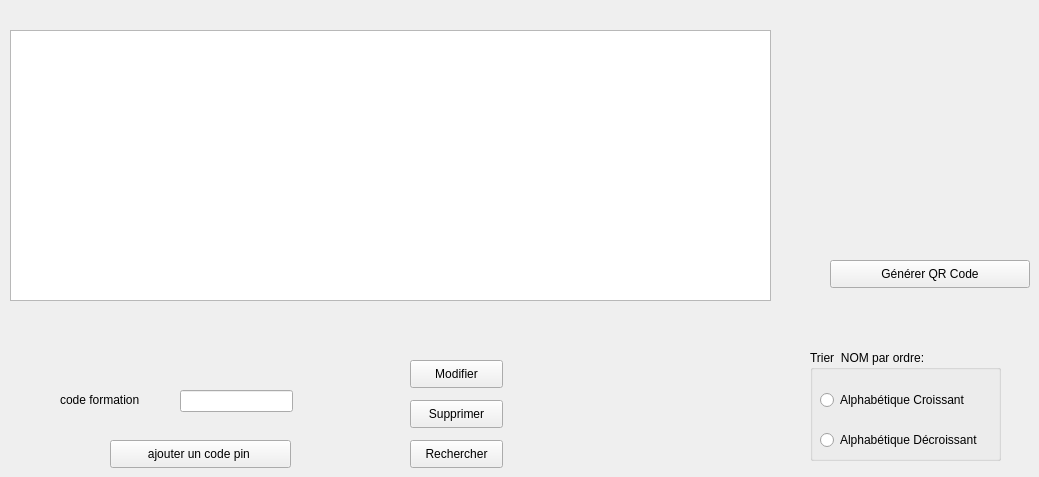
        <widget class="QWidget" name="tab_4">
         <attribute name="title">
          <string>Afficher formation</string>
         </attribute>
         <widget class="QTableView" name="tab_for">
          <property name="geometry">
           <rect>
            <x>10</x>
            <y>30</y>
            <width>761</width>
            <height>271</height>
           </rect>
          </property>
         </widget>
         <widget class="QLabel" name="label_18">
          <property name="geometry">
           <rect>
            <x>60</x>
            <y>390</y>
            <width>111</width>
            <height>20</height>
           </rect>
          </property>
          <property name="text">
           <string>code formation</string>
          </property>
         </widget>
         <widget class="QLineEdit" name="code_supp">
          <property name="geometry">
           <rect>
            <x>180</x>
            <y>390</y>
            <width>113</width>
            <height>22</height>
           </rect>
          </property>
         </widget>
         <widget class="QPushButton" name="supp">
          <property name="geometry">
           <rect>
            <x>410</x>
            <y>400</y>
            <width>93</width>
            <height>28</height>
           </rect>
          </property>
          <property name="text">
           <string>Supprimer</string>
          </property>
         </widget>
         <widget class="QPushButton" name="Mod_4">
          <property name="geometry">
           <rect>
            <x>410</x>
            <y>360</y>
            <width>93</width>
            <height>28</height>
           </rect>
          </property>
          <property name="text">
           <string>Modifier</string>
          </property>
         </widget>
         <widget class="QPushButton" name="rechercher_button">
          <property name="geometry">
           <rect>
            <x>410</x>
            <y>440</y>
            <width>93</width>
            <height>28</height>
           </rect>
          </property>
          <property name="text">
           <string>Rechercher</string>
          </property>
         </widget>
         <widget class="QPushButton" name="qrcodegen">
          <property name="geometry">
           <rect>
            <x>830</x>
            <y>260</y>
            <width>200</width>
            <height>28</height>
           </rect>
          </property>
          <property name="styleSheet">
           <string notr="true"/>
          </property>
          <property name="text">
           <string>Générer QR Code</string>
          </property>
         </widget>
         <widget class="QLabel" name="qrcodecommande">
          <property name="enabled">
           <bool>true</bool>
          </property>
          <property name="geometry">
           <rect>
            <x>830</x>
            <y>60</y>
            <width>200</width>
            <height>200</height>
           </rect>
          </property>
          <property name="sizePolicy">
           <sizepolicy hsizetype="Fixed" vsizetype="Fixed">
            <horstretch>0</horstretch>
            <verstretch>0</verstretch>
           </sizepolicy>
          </property>
          <property name="minimumSize">
           <size>
            <width>200</width>
            <height>200</height>
           </size>
          </property>
          <property name="maximumSize">
           <size>
            <width>200</width>
            <height>200</height>
           </size>
          </property>
          <property name="text">
           <string/>
          </property>
         </widget>
         <widget class="QGroupBox" name="groupBox">
          <property name="geometry">
           <rect>
            <x>810</x>
            <y>350</y>
            <width>191</width>
            <height>111</height>
           </rect>
          </property>
          <property name="title">
           <string>Trier  NOM par ordre:</string>
          </property>
          <widget class="QRadioButton" name="radioButton_croissant">
           <property name="geometry">
            <rect>
             <x>10</x>
             <y>40</y>
             <width>161</width>
             <height>20</height>
            </rect>
           </property>
           <property name="text">
            <string>Alphabétique Croissant</string>
           </property>
          </widget>
          <widget class="QRadioButton" name="radioButton_dcroissant">
           <property name="geometry">
            <rect>
             <x>10</x>
             <y>80</y>
             <width>171</width>
             <height>20</height>
            </rect>
           </property>
           <property name="text">
            <string>Alphabétique Décroissant</string>
           </property>
          </widget>
         </widget>
         <widget class="QPushButton" name="rechercher_button_22">
          <property name="geometry">
           <rect>
            <x>110</x>
            <y>440</y>
            <width>181</width>
            <height>28</height>
           </rect>
          </property>
          <property name="text">
           <string>ajouter un code pin </string>
          </property>
         </widget>
        </widget>
